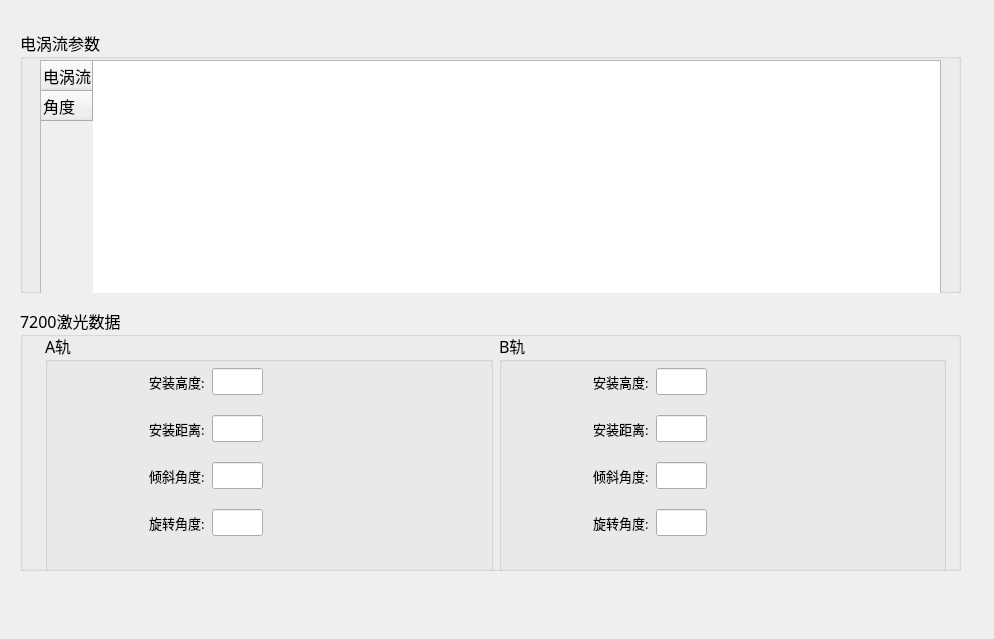
<?xml version="1.0" encoding="UTF-8"?>
<ui version="4.0">
 <class>DlgManageParaSetting</class>
 <widget class="QDialog" name="DlgManageParaSetting">
  <property name="geometry">
   <rect>
    <x>0</x>
    <y>0</y>
    <width>994</width>
    <height>639</height>
   </rect>
  </property>
  <property name="windowTitle">
   <string>Dialog</string>
  </property>
  <widget class="QWidget" name="verticalLayoutWidget">
   <property name="geometry">
    <rect>
     <x>20</x>
     <y>20</y>
     <width>941</width>
     <height>561</height>
    </rect>
   </property>
   <layout class="QVBoxLayout" name="mainLayout" stretch="1,1">
    <property name="spacing">
     <number>15</number>
    </property>
    <property name="topMargin">
     <number>10</number>
    </property>
    <property name="bottomMargin">
     <number>10</number>
    </property>
    <item>
     <widget class="QGroupBox" name="groupEddy">
      <property name="font">
       <font>
        <family>楷体</family>
        <pointsize>12</pointsize>
       </font>
      </property>
      <property name="title">
       <string>电涡流参数</string>
      </property>
      <widget class="QWidget" name="horizontalLayoutWidget_2">
       <property name="geometry">
        <rect>
         <x>20</x>
         <y>30</y>
         <width>901</width>
         <height>241</height>
        </rect>
       </property>
       <layout class="QHBoxLayout" name="LayoutEddy">
        <item>
         <widget class="QTableWidget" name="tableWidget">
          <row>
           <property name="text">
            <string>电涡流</string>
           </property>
          </row>
          <row>
           <property name="text">
            <string>角度</string>
           </property>
          </row>
         </widget>
        </item>
       </layout>
      </widget>
     </widget>
    </item>
    <item>
     <widget class="QGroupBox" name="group7200">
      <property name="font">
       <font>
        <family>楷体</family>
        <pointsize>12</pointsize>
       </font>
      </property>
      <property name="title">
       <string>7200激光数据</string>
      </property>
      <widget class="QWidget" name="horizontalLayoutWidget">
       <property name="geometry">
        <rect>
         <x>20</x>
         <y>20</y>
         <width>911</width>
         <height>251</height>
        </rect>
       </property>
       <layout class="QHBoxLayout" name="Layout7200">
        <property name="leftMargin">
         <number>5</number>
        </property>
        <property name="topMargin">
         <number>5</number>
        </property>
        <property name="rightMargin">
         <number>5</number>
        </property>
        <property name="bottomMargin">
         <number>5</number>
        </property>
        <item>
         <widget class="QGroupBox" name="groupLaser7200A">
          <property name="title">
           <string>A轨</string>
          </property>
          <widget class="QWidget" name="gridLayoutWidget">
           <property name="geometry">
            <rect>
             <x>40</x>
             <y>30</y>
             <width>241</width>
             <height>178</height>
            </rect>
           </property>
           <layout class="QGridLayout" name="gridLayout" rowstretch="0,0,0,0" columnstretch="3,1,1,3" columnminimumwidth="1,1,0,0">
            <property name="leftMargin">
             <number>5</number>
            </property>
            <property name="topMargin">
             <number>5</number>
            </property>
            <property name="rightMargin">
             <number>5</number>
            </property>
            <property name="bottomMargin">
             <number>5</number>
            </property>
            <property name="horizontalSpacing">
             <number>7</number>
            </property>
            <property name="verticalSpacing">
             <number>20</number>
            </property>
            <item row="3" column="1">
             <widget class="QLabel" name="label_4">
              <property name="font">
               <font>
                <pointsize>10</pointsize>
               </font>
              </property>
              <property name="text">
               <string>旋转角度:</string>
              </property>
             </widget>
            </item>
            <item row="1" column="1">
             <widget class="QLabel" name="label_2">
              <property name="font">
               <font>
                <pointsize>10</pointsize>
               </font>
              </property>
              <property name="text">
               <string>安装距离:</string>
              </property>
             </widget>
            </item>
            <item row="0" column="1">
             <widget class="QLabel" name="label">
              <property name="font">
               <font>
                <pointsize>10</pointsize>
               </font>
              </property>
              <property name="text">
               <string>安装高度:</string>
              </property>
             </widget>
            </item>
            <item row="0" column="2">
             <widget class="QLineEdit" name="lineEdit"/>
            </item>
            <item row="2" column="1">
             <widget class="QLabel" name="label_3">
              <property name="font">
               <font>
                <pointsize>10</pointsize>
               </font>
              </property>
              <property name="text">
               <string>倾斜角度:</string>
              </property>
             </widget>
            </item>
            <item row="1" column="2">
             <widget class="QLineEdit" name="lineEdit_2"/>
            </item>
            <item row="2" column="2">
             <widget class="QLineEdit" name="lineEdit_3"/>
            </item>
            <item row="3" column="2">
             <widget class="QLineEdit" name="lineEdit_4"/>
            </item>
            <item row="1" column="3">
             <spacer name="horizontalSpacer">
              <property name="orientation">
               <enum>Qt::Horizontal</enum>
              </property>
              <property name="sizeHint" stdset="0">
               <size>
                <width>40</width>
                <height>20</height>
               </size>
              </property>
             </spacer>
            </item>
            <item row="1" column="0">
             <spacer name="horizontalSpacer_2">
              <property name="orientation">
               <enum>Qt::Horizontal</enum>
              </property>
              <property name="sizeHint" stdset="0">
               <size>
                <width>40</width>
                <height>20</height>
               </size>
              </property>
             </spacer>
            </item>
           </layout>
          </widget>
         </widget>
        </item>
        <item>
         <widget class="QGroupBox" name="groupLaser7200B">
          <property name="title">
           <string>B轨</string>
          </property>
          <widget class="QWidget" name="gridLayoutWidget_2">
           <property name="geometry">
            <rect>
             <x>30</x>
             <y>30</y>
             <width>241</width>
             <height>178</height>
            </rect>
           </property>
           <layout class="QGridLayout" name="gridLayout_2" columnstretch="3,1,1,3" columnminimumwidth="1,1,0,0">
            <property name="leftMargin">
             <number>5</number>
            </property>
            <property name="topMargin">
             <number>5</number>
            </property>
            <property name="rightMargin">
             <number>5</number>
            </property>
            <property name="bottomMargin">
             <number>5</number>
            </property>
            <property name="horizontalSpacing">
             <number>7</number>
            </property>
            <property name="verticalSpacing">
             <number>20</number>
            </property>
            <item row="1" column="1">
             <widget class="QLabel" name="label_6">
              <property name="font">
               <font>
                <pointsize>10</pointsize>
               </font>
              </property>
              <property name="text">
               <string>安装距离:</string>
              </property>
             </widget>
            </item>
            <item row="0" column="1">
             <widget class="QLabel" name="label_7">
              <property name="font">
               <font>
                <pointsize>10</pointsize>
               </font>
              </property>
              <property name="text">
               <string>安装高度:</string>
              </property>
             </widget>
            </item>
            <item row="3" column="1">
             <widget class="QLabel" name="label_5">
              <property name="font">
               <font>
                <pointsize>10</pointsize>
               </font>
              </property>
              <property name="text">
               <string>旋转角度:</string>
              </property>
             </widget>
            </item>
            <item row="3" column="2">
             <widget class="QLineEdit" name="lineEdit_8"/>
            </item>
            <item row="0" column="2">
             <widget class="QLineEdit" name="lineEdit_5"/>
            </item>
            <item row="2" column="1">
             <widget class="QLabel" name="label_8">
              <property name="font">
               <font>
                <pointsize>10</pointsize>
               </font>
              </property>
              <property name="text">
               <string>倾斜角度:</string>
              </property>
             </widget>
            </item>
            <item row="1" column="2">
             <widget class="QLineEdit" name="lineEdit_6"/>
            </item>
            <item row="2" column="2">
             <widget class="QLineEdit" name="lineEdit_7"/>
            </item>
            <item row="1" column="0">
             <spacer name="horizontalSpacer_3">
              <property name="orientation">
               <enum>Qt::Horizontal</enum>
              </property>
              <property name="sizeHint" stdset="0">
               <size>
                <width>40</width>
                <height>20</height>
               </size>
              </property>
             </spacer>
            </item>
            <item row="1" column="3">
             <spacer name="horizontalSpacer_4">
              <property name="orientation">
               <enum>Qt::Horizontal</enum>
              </property>
              <property name="sizeHint" stdset="0">
               <size>
                <width>40</width>
                <height>20</height>
               </size>
              </property>
             </spacer>
            </item>
           </layout>
          </widget>
         </widget>
        </item>
       </layout>
      </widget>
     </widget>
    </item>
   </layout>
  </widget>
 </widget>
 <resources/>
 <connections/>
</ui>
